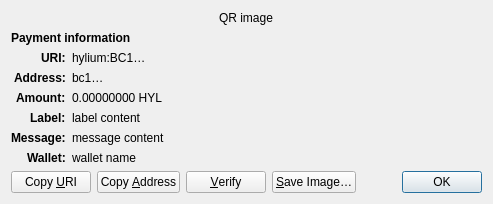
<?xml version="1.0" encoding="UTF-8"?>
<ui version="4.0">
 <class>ReceiveRequestDialog</class>
 <widget class="QDialog" name="ReceiveRequestDialog">
  <property name="geometry">
   <rect>
    <x>0</x>
    <y>0</y>
    <width>413</width>
    <height>229</height>
   </rect>
  </property>
  <property name="windowTitle">
   <string>Request payment to …</string>
  </property>
  <layout class="QGridLayout" name="gridLayout" columnstretch="0,1">
   <property name="sizeConstraint">
    <enum>QLayout::SetFixedSize</enum>
   </property>
   <item row="0" column="0" colspan="2" alignment="Qt::AlignHCenter">
    <widget class="QRImageWidget" name="qr_code">
     <property name="text">
      <string notr="true">QR image</string>
     </property>
     <property name="textInteractionFlags">
      <set>Qt::NoTextInteraction</set>
     </property>
    </widget>
   </item>
   <item row="1" column="0" colspan="2">
    <widget class="QLabel" name="payment_header">
     <property name="font">
      <font>
       <weight>75</weight>
       <bold>true</bold>
      </font>
     </property>
     <property name="text">
      <string>Payment information</string>
     </property>
     <property name="textInteractionFlags">
      <set>Qt::NoTextInteraction</set>
     </property>
    </widget>
   </item>
   <item row="2" column="0" alignment="Qt::AlignRight|Qt::AlignTop">
    <widget class="QLabel" name="uri_tag">
     <property name="font">
      <font>
       <weight>75</weight>
       <bold>true</bold>
      </font>
     </property>
     <property name="text">
      <string notr="true">URI:</string>
     </property>
     <property name="textFormat">
      <enum>Qt::PlainText</enum>
     </property>
     <property name="textInteractionFlags">
      <set>Qt::NoTextInteraction</set>
     </property>
    </widget>
   </item>
   <item row="2" column="1" alignment="Qt::AlignTop">
    <widget class="QLabel" name="uri_content">
     <property name="text">
      <string notr="true">hylium:BC1…</string>
     </property>
     <property name="textFormat">
      <enum>Qt::RichText</enum>
     </property>
     <property name="wordWrap">
      <bool>true</bool>
     </property>
     <property name="textInteractionFlags">
      <set>Qt::TextSelectableByMouse</set>
     </property>
    </widget>
   </item>
   <item row="3" column="0" alignment="Qt::AlignRight|Qt::AlignTop">
    <widget class="QLabel" name="address_tag">
     <property name="font">
      <font>
       <weight>75</weight>
       <bold>true</bold>
      </font>
     </property>
     <property name="text">
      <string>Address:</string>
     </property>
     <property name="textInteractionFlags">
      <set>Qt::NoTextInteraction</set>
     </property>
    </widget>
   </item>
   <item row="3" column="1" alignment="Qt::AlignTop">
    <widget class="QLabel" name="address_content">
     <property name="text">
      <string notr="true">bc1…</string>
     </property>
     <property name="textFormat">
      <enum>Qt::PlainText</enum>
     </property>
     <property name="textInteractionFlags">
      <set>Qt::TextSelectableByMouse</set>
     </property>
    </widget>
   </item>
   <item row="4" column="0" alignment="Qt::AlignRight|Qt::AlignTop">
    <widget class="QLabel" name="amount_tag">
     <property name="font">
      <font>
       <weight>75</weight>
       <bold>true</bold>
      </font>
     </property>
     <property name="text">
      <string>Amount:</string>
     </property>
     <property name="textInteractionFlags">
      <set>Qt::NoTextInteraction</set>
     </property>
    </widget>
   </item>
   <item row="4" column="1" alignment="Qt::AlignTop">
    <widget class="QLabel" name="amount_content">
     <property name="text">
      <string notr="true">0.00000000 HYL</string>
     </property>
     <property name="textFormat">
      <enum>Qt::PlainText</enum>
     </property>
     <property name="textInteractionFlags">
      <set>Qt::TextSelectableByMouse</set>
     </property>
    </widget>
   </item>
   <item row="5" column="0" alignment="Qt::AlignRight|Qt::AlignTop">
    <widget class="QLabel" name="label_tag">
     <property name="font">
      <font>
       <weight>75</weight>
       <bold>true</bold>
      </font>
     </property>
     <property name="text">
      <string>Label:</string>
     </property>
     <property name="textInteractionFlags">
      <set>Qt::NoTextInteraction</set>
     </property>
    </widget>
   </item>
   <item row="5" column="1" alignment="Qt::AlignTop">
    <widget class="QLabel" name="label_content">
     <property name="text">
      <string notr="true">label content</string>
     </property>
     <property name="textFormat">
      <enum>Qt::PlainText</enum>
     </property>
     <property name="wordWrap">
      <bool>true</bool>
     </property>
     <property name="textInteractionFlags">
      <set>Qt::TextSelectableByMouse</set>
     </property>
    </widget>
   </item>
   <item row="6" column="0" alignment="Qt::AlignRight|Qt::AlignTop">
    <widget class="QLabel" name="message_tag">
     <property name="font">
      <font>
       <weight>75</weight>
       <bold>true</bold>
      </font>
     </property>
     <property name="text">
      <string>Message:</string>
     </property>
     <property name="textInteractionFlags">
      <set>Qt::NoTextInteraction</set>
     </property>
    </widget>
   </item>
   <item row="6" column="1" alignment="Qt::AlignTop">
    <widget class="QLabel" name="message_content">
     <property name="text">
      <string notr="true">message content</string>
     </property>
     <property name="textFormat">
      <enum>Qt::PlainText</enum>
     </property>
     <property name="wordWrap">
      <bool>true</bool>
     </property>
     <property name="textInteractionFlags">
      <set>Qt::TextSelectableByMouse</set>
     </property>
    </widget>
   </item>
   <item row="7" column="0" alignment="Qt::AlignRight|Qt::AlignTop">
    <widget class="QLabel" name="wallet_tag">
     <property name="font">
      <font>
       <weight>75</weight>
       <bold>true</bold>
      </font>
     </property>
     <property name="text">
      <string>Wallet:</string>
     </property>
     <property name="textInteractionFlags">
      <set>Qt::NoTextInteraction</set>
     </property>
    </widget>
   </item>
   <item row="7" column="1" alignment="Qt::AlignTop">
    <widget class="QLabel" name="wallet_content">
     <property name="text">
      <string notr="true">wallet name</string>
     </property>
     <property name="textFormat">
      <enum>Qt::PlainText</enum>
     </property>
     <property name="wordWrap">
      <bool>true</bool>
     </property>
     <property name="textInteractionFlags">
      <set>Qt::TextSelectableByMouse</set>
     </property>
    </widget>
   </item>
   <item row="8" column="0" colspan="2">
    <layout class="QHBoxLayout" name="horizontalLayout">
     <item>
      <widget class="QPushButton" name="btnCopyURI">
       <property name="text">
        <string>Copy &amp;URI</string>
       </property>
       <property name="autoDefault">
        <bool>false</bool>
       </property>
      </widget>
     </item>
     <item>
      <widget class="QPushButton" name="btnCopyAddress">
       <property name="text">
        <string>Copy &amp;Address</string>
       </property>
       <property name="autoDefault">
        <bool>false</bool>
       </property>
      </widget>
     </item>
     <item>
      <widget class="QPushButton" name="btnVerify">
       <property name="text">
        <string>&amp;Verify</string>
       </property>
       <property name="toolTip">
        <string>Verify this address on e.g. a hardware wallet screen</string>
       </property>
       <property name="autoDefault">
        <bool>false</bool>
       </property>
      </widget>
     </item>
     <item>
      <widget class="QPushButton" name="btnSaveAs">
       <property name="text">
        <string>&amp;Save Image…</string>
       </property>
       <property name="autoDefault">
        <bool>false</bool>
       </property>
      </widget>
     </item>
     <item>
      <spacer name="horizontalSpacer_2">
       <property name="orientation">
        <enum>Qt::Horizontal</enum>
       </property>
       <property name="sizeHint" stdset="0">
        <size>
         <width>40</width>
         <height>20</height>
        </size>
       </property>
      </spacer>
     </item>
     <item>
      <widget class="QDialogButtonBox" name="buttonBox">
       <property name="focusPolicy">
        <enum>Qt::StrongFocus</enum>
       </property>
       <property name="standardButtons">
        <set>QDialogButtonBox::Ok</set>
       </property>
      </widget>
     </item>
    </layout>
   </item>
  </layout>
 </widget>
 <customwidgets>
  <customwidget>
   <class>QRImageWidget</class>
   <extends>QLabel</extends>
   <header>qt/qrimagewidget.h</header>
  </customwidget>
 </customwidgets>
 <tabstops>
  <tabstop>buttonBox</tabstop>
  <tabstop>btnCopyURI</tabstop>
  <tabstop>btnCopyAddress</tabstop>
  <tabstop>btnSaveAs</tabstop>
 </tabstops>
 <resources/>
 <connections>
  <connection>
   <sender>buttonBox</sender>
   <signal>accepted()</signal>
   <receiver>ReceiveRequestDialog</receiver>
   <slot>accept()</slot>
   <hints>
    <hint type="sourcelabel">
     <x>135</x>
     <y>230</y>
    </hint>
    <hint type="destinationlabel">
     <x>135</x>
     <y>126</y>
    </hint>
   </hints>
  </connection>
 </connections>
</ui>
